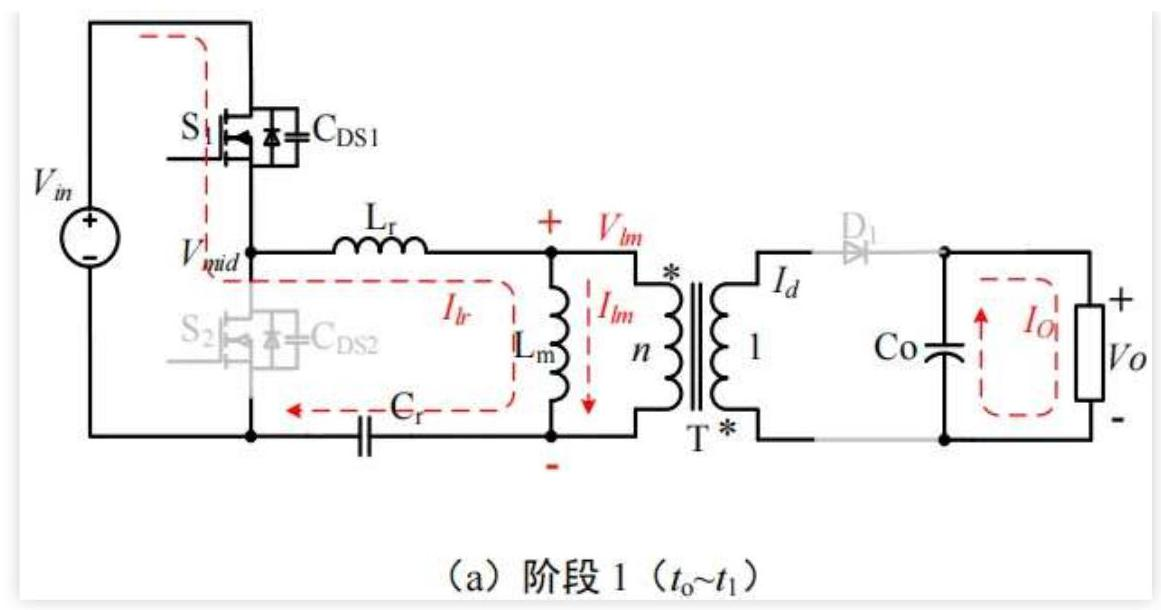
#> input picture AHB反激式原理介绍_配图/fig03_阶段1_t0-t1.jpg, 1161 x 610 px
$ python extract-red-layer.py
#> lines starting #> are read from the running program, lines starting #| are printed output that depends on the picture; after the words box and inside, x2 and y2 are one past the last pixel; in counts of white or black regions, pixels touching at a corner belong together
# -*- coding: utf-8 -*-
"""从原图提取红色虚线层, 按区域分片(每片独立 x 仿射, y 全图统一),
输出 redlayer/figNN-red-K.png(全尺寸透明 PNG) + redlayer/pieces.json(嵌入参数)。
x_svg = a*x_orig + b ; y_svg = c*y_orig + d
"""
import json
import os
import numpy as np
from PIL import Image
from scipy import ndimage

SRC = os.path.join(os.path.dirname(os.path.abspath(__file__)), "AHB反激式原理介绍_配图")
OUT = os.path.join(os.path.dirname(os.path.abspath(__file__)), "redlayer")
os.makedirs(OUT, exist_ok=True)

FIGS = {
    "fig03": "fig03_阶段1_t0-t1.jpg",
    "fig04": "fig04_阶段2_t1-t2.jpg",
    "fig05": "fig05_阶段3_t2-t3.jpg",
    "fig06": "fig06_阶段4_t3-t4.jpg",
    "fig07": "fig07_阶段5_t4-t5.jpg",
    "fig08": "fig08_阶段6_t5-t7.jpg",
}

MASKS = {
    "fig03": [(535, 205, 650, 252), (596, 285, 645, 330), (438, 288, 472, 330),
              (1018, 296, 1066, 342), (536, 452, 568, 480)],
    "fig04": [(545, 218, 658, 262), (601, 296, 645, 340), (438, 302, 478, 342),
              (1033, 302, 1076, 360), (540, 465, 576, 502)],
    "fig05": [(434, 208, 546, 250), (491, 284, 534, 326), (333, 285, 366, 328),
              (695, 360, 730, 405), (918, 303, 958, 346), (432, 454, 460, 486)],
    "fig06": [(545, 230, 660, 276), (602, 308, 650, 352), (440, 310, 476, 356),
              (812, 388, 848, 432), (1038, 330, 1080, 374), (540, 480, 580, 520),
              (700, 452, 714, 470)],
    "fig07": [(524, 214, 634, 258), (580, 296, 620, 336), (417, 296, 452, 335),
              (781, 362, 816, 407), (1004, 306, 1044, 350), (518, 458, 554, 495)],
    "fig08": [(514, 216, 630, 262), (577, 296, 618, 342), (416, 298, 454, 338),
              (1012, 306, 1034, 346), (1034, 322, 1054, 356), (518, 466, 546, 488)],
}

# 每图: y 全局 (c,d) + 分片 [(rects[(x0,y0,x1,y1)...], a, b), ...]
# rect 之间必须不相交(跨片), 虚线段不被 rect 边界切割
PIECES = {
    "fig03": dict(y=(1.0, 10.0), pieces=[
        ([(0, 0, 218, 290)], 1.0, 0.0),          # S1 环
        ([(218, 240, 700, 440)], 0.7803, 90.0),  # Ilr 环 + Ilm
        ([(700, 240, 1161, 460)], 0.85, 139.0),  # Io 环
    ]),
    "fig04": dict(y=(0.9208, 52.2), pieces=[
        ([(0, 0, 260, 292)], 1.0, 3.0),          # 左上进 Vmid 环
        ([(260, 55, 340, 292)], 1.0, 31.0),      # CDS1 段
        ([(260, 310, 340, 417)], 1.0, 31.0),     # CDS2 段
        ([(180, 292, 340, 310), (340, 285, 700, 440), (0, 417, 340, 440)],
         0.7811, 87.1),                          # Ilr 环 + Ilm
        ([(700, 250, 1179, 445)], 0.9659, 5.5),  # Io 环
    ]),
    "fig05": dict(y=(1.0743, -1.2), pieces=[
        ([(0, 240, 560, 440)], 0.6415, 226.5),   # Ilr 环 + Ilm
        ([(560, 240, 1060, 440)], 1.0304, 12.6), # Id + Io 环
    ]),
    "fig06": dict(y=(0.919, 36.8), pieces=[
        ([(0, 240, 700, 470)], 1.1518, -23.9),   # Ilr 环 + Ilm
        ([(700, 250, 1185, 470)], 0.95, 26.4),   # Id + Io 环
    ]),
    "fig07": dict(y=(1.0722, -11.4), pieces=[
        ([(0, 0, 260, 280)], 1.0, 5.0),          # 左上环
        ([(260, 40, 340, 300)], 1.0, 4.0),       # CDS1 段
        ([(260, 300, 340, 430)], 1.0, 4.0),      # CDS2 段
        ([(180, 282, 700, 440), (0, 400, 180, 440)], 1.0877, 37.9),  # Ilr 环 + Ilm
        ([(700, 240, 1162, 440)], 0.8667, 119.8),  # Id + Io 环
    ]),
    "fig08": dict(y=(1.0604, -8.4), pieces=[
        ([(0, 0, 260, 300)], 1.0, 5.0),          # 左上环
        ([(180, 280, 700, 445), (0, 400, 180, 445)], 1.0993, 32.3),  # Ilr 环 + Ilm
        ([(700, 250, 1153, 445)], 0.7711, 249.6),  # Io 环
    ]),
}

RED_RGB = (192, 57, 43)


def extract(name):
#> called with name = 'fig03'
    img = np.asarray(Image.open(os.path.join(SRC, FIGS[name])).convert("RGB")).astype(np.int16)
    H, W = img.shape[:2]
    r, g, b = img[..., 0], img[..., 1], img[..., 2]
    redness = r - (g + b) / 2.0
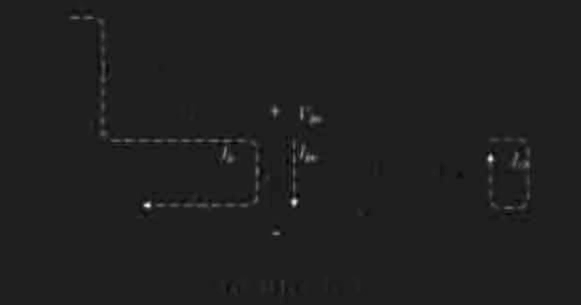
#> redness: shape (610, 1161) float64 (shown at 1/2 size); min -28.5, max 205, mean 0.6; drawn with min black and max white
    m = (redness > 22) & (r > 125)
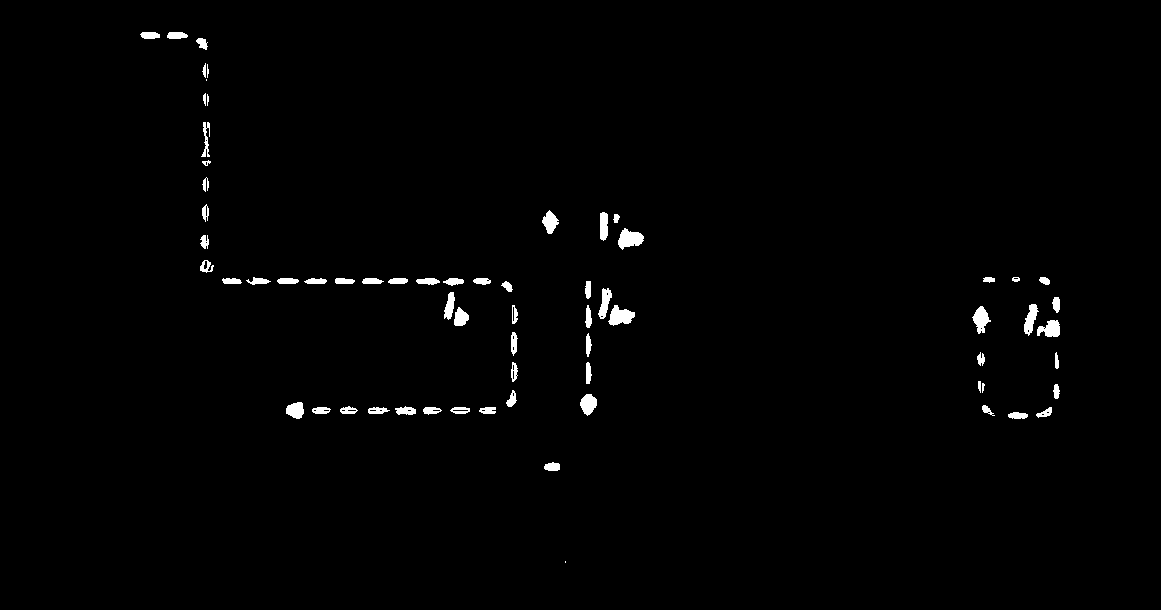
#> m: shape (610, 1161) bool; 1.1% white; 67 white regions (4 under 20 px), largest, box (x1, y1, x2, y2) and area: (618, 228, 644, 250) 358, (608, 305, 635, 326) 348, (972, 306, 991, 334) 291
    lab, n = ndimage.label(m)
#> lab: shape (610, 1161) int32; 74 distinct labels, from 0 to 73
#> n = 73
    if n:
        sizes = ndimage.sum(m, lab, range(1, n + 1))
#> sizes = 73 values, max 358 at index 19, min 1 at index 3, mean 104.4
        kill = {i + 1 for i, s in enumerate(sizes) if s < 6}
#> kill = 6 items
        if kill:
            m[np.isin(lab, list(kill))] = False
    alpha = np.clip((redness - 10) / 38.0, 0, 1) * 255
    alpha[~m] = 0
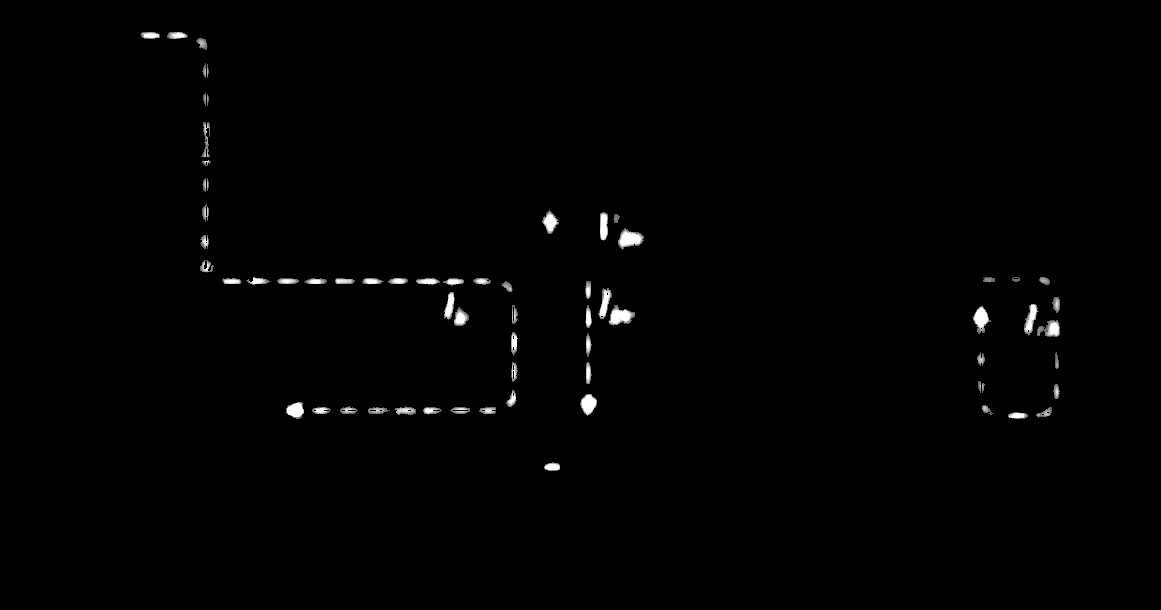
#> alpha: shape (610, 1161) float64; min 0, max 255, mean 1.9
    for (x0, y0, x1, y1) in MASKS[name]:
        alpha[y0:y1, x0:x1] = 0
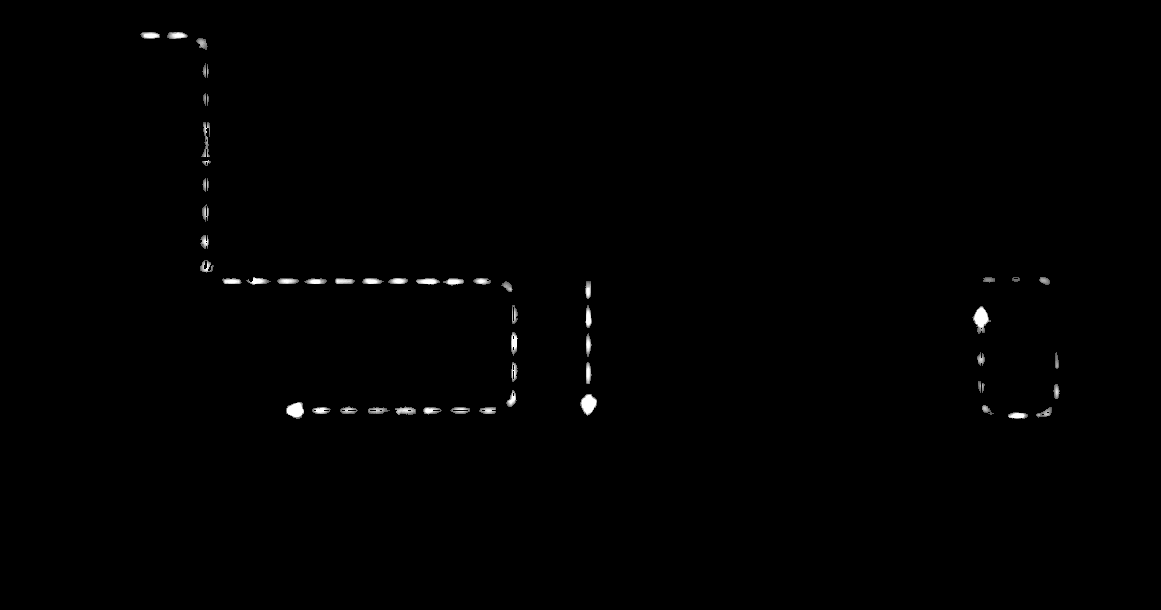
#> alpha: shape (610, 1161) float64; 0.36% of pixels changed, all inside (x1, y1, x2, y2) = (444, 210, 1060, 471)

    cfg = PIECES[name]
    c, d = cfg["y"]
    meta = []
    for k, (rects, a, bb) in enumerate(cfg["pieces"]):
        pm = np.zeros((H, W), bool)
        for (x0, y0, x1, y1) in rects:
            pm[y0:y1, x0:x1] = True
        pa = np.where(pm, alpha, 0).astype(np.uint8)
        rgba = np.zeros((H, W, 4), dtype=np.uint8)
        rgba[..., 0], rgba[..., 1], rgba[..., 2] = RED_RGB
        rgba[..., 3] = pa
        fn = f"{name}-red-{k}.png"
        Image.fromarray(rgba).save(os.path.join(OUT, fn))
        meta.append(dict(file=fn, x=bb, y=d, w=a * W, h=c * H))
        # 预览(白底)
        bg = np.full((H, W, 3), 255, np.uint8)
        af = pa[..., None].astype(np.float32) / 255
        comp = (rgba[..., :3] * af + bg * (1 - af)).astype(np.uint8)
        Image.fromarray(comp).save(os.path.join(OUT, f"{name}-red-{k}-preview.png"))
#> this loop made 3 passes
#> pass 1, in extract, `Image.fromarray(rgba).save(os.path.join(OUT, fn))`:
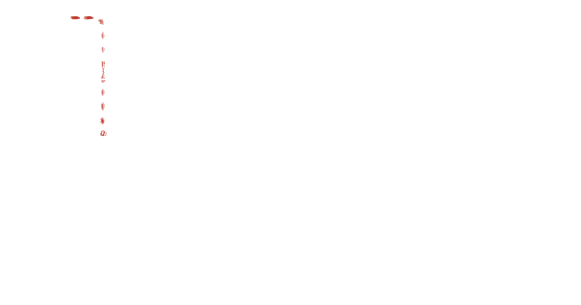
#> saved as fig03-red-0.png: PIL image 1161x610 RGBA (shown at 1/2 size); mean R, G, B, A 192, 57, 43, 0.2; transparent parts drawn white
#> after the loop:
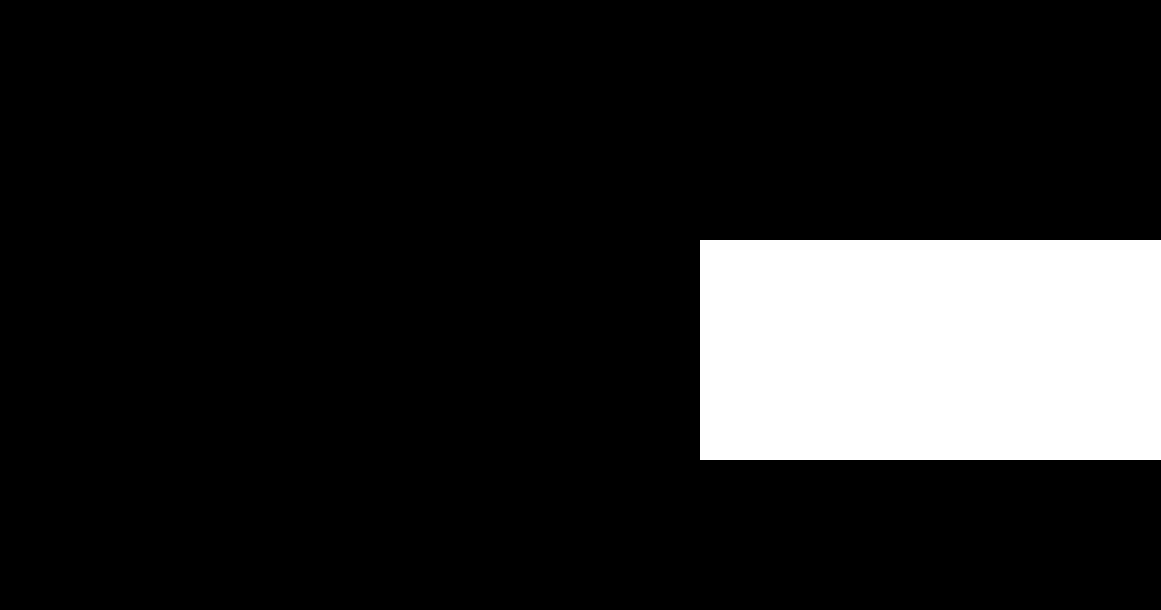
#> pm: shape (610, 1161) bool; 14.3% white; 1 white region, box (x1, y1, x2, y2) and area: (700, 240, 1161, 460) 101420
#> after the loop, meta = 3 items
    json.dump(meta, open(os.path.join(OUT, f"{name}-pieces.json"), "w"))
    print(name, "pieces:", len(meta))
#| fig03 pieces: 3


if __name__ == "__main__":
    for k in FIGS:
        extract(k)
#> pass 2 of the loop `for k in FIGS:`:
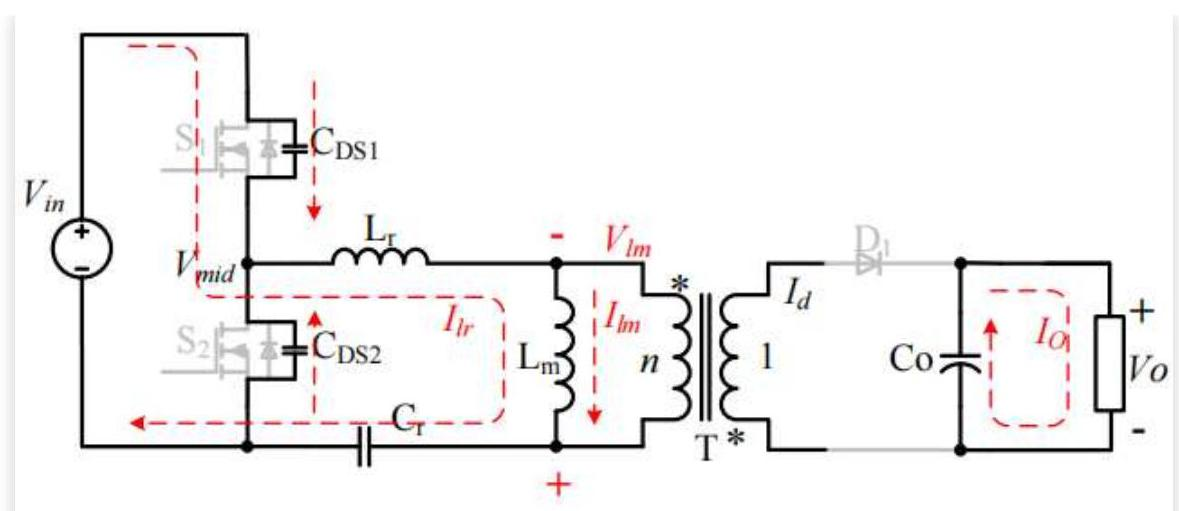
#> input picture AHB反激式原理介绍_配图/fig04_阶段2_t1-t2.jpg, 1179 x 511 px
#> img: shape (511, 1179, 3) int16
#> r: shape (511, 1179) int16
#> g: shape (511, 1179) int16
#> b: shape (511, 1179) int16
#> redness: shape (511, 1179) float64
#> in extract (call 2), `lab, n = ndimage.label(m)`:
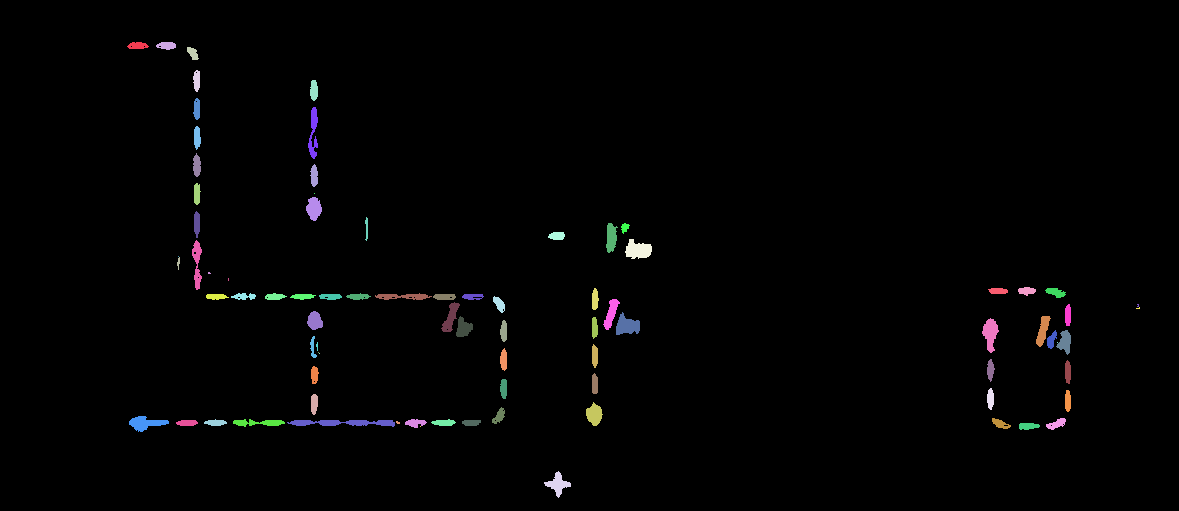
#> lab: shape (511, 1179) int32; 84 distinct labels, from 0 to 83; one colour per label, 0 black
#> n = 83
#> sizes = 83 values, max 487 at index 77, min 1 at index 11, mean 136.3
#> kill = 10 items
#> after the loop in extract (call 2), `for k, (rects, a, bb) in enumerate(cfg["pieces"]):`:
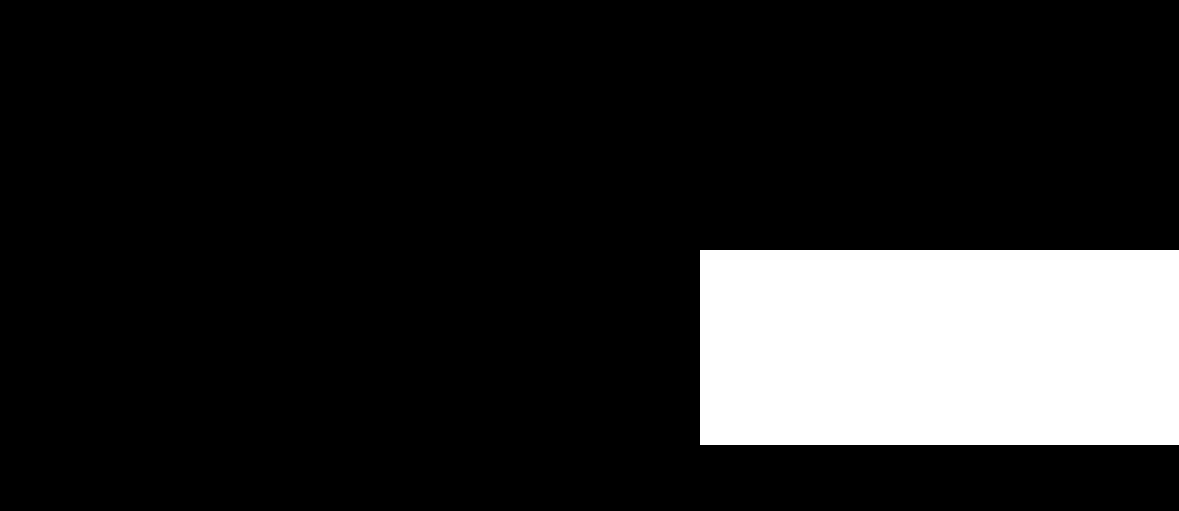
#> pm: shape (511, 1179) bool; 15.5% white; 1 white region, box (x1, y1, x2, y2) and area: (700, 250, 1179, 445) 93405
#> after the loop in extract (call 2), `for k, (rects, a, bb) in enumerate(cfg["pieces"]):`: meta = 5 items
#| fig04 pieces: 5
#> pass 3 of the loop `for k in FIGS:`:
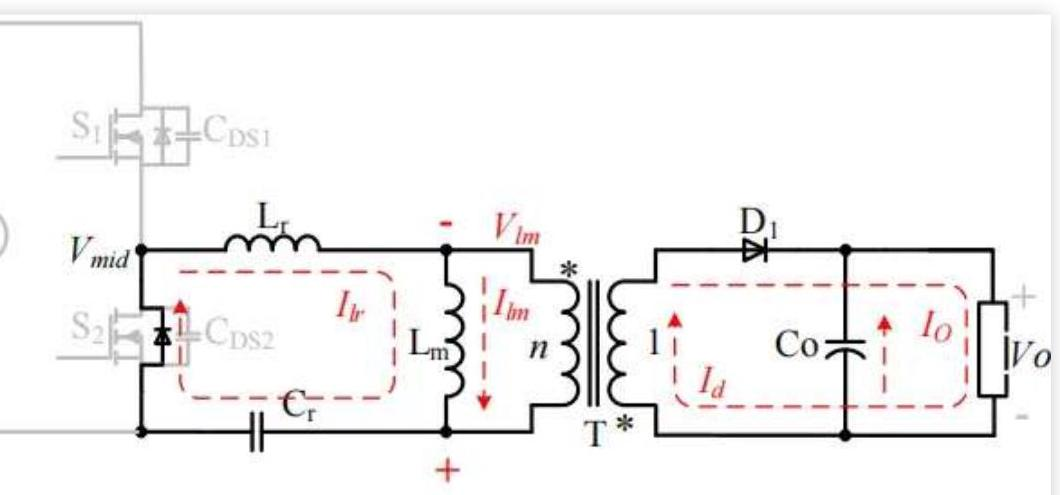
#> input picture AHB反激式原理介绍_配图/fig05_阶段3_t2-t3.jpg, 1060 x 495 px
#> img: shape (495, 1060, 3) int16
#> r: shape (495, 1060) int16
#> g: shape (495, 1060) int16
#> b: shape (495, 1060) int16
#> redness: shape (495, 1060) float64
#> in extract (call 3), `m = (redness > 22) & (r > 125)`:
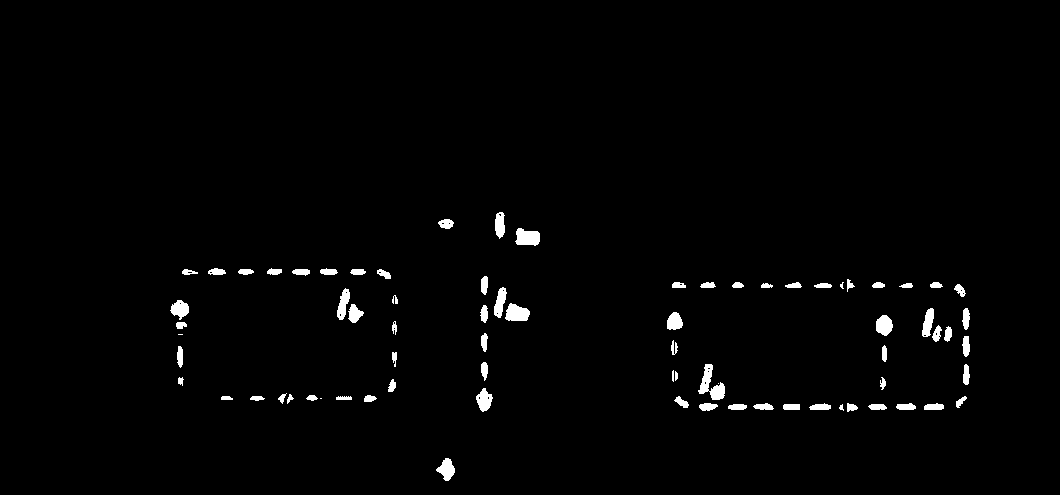
#> m: shape (495, 1060) bool; 1.5% white; 77 white regions (4 under 20 px), largest, box (x1, y1, x2, y2) and area: (698, 364, 725, 400) 441, (515, 228, 540, 246) 344, (505, 303, 530, 321) 332
#> in extract (call 3), `lab, n = ndimage.label(m)`:
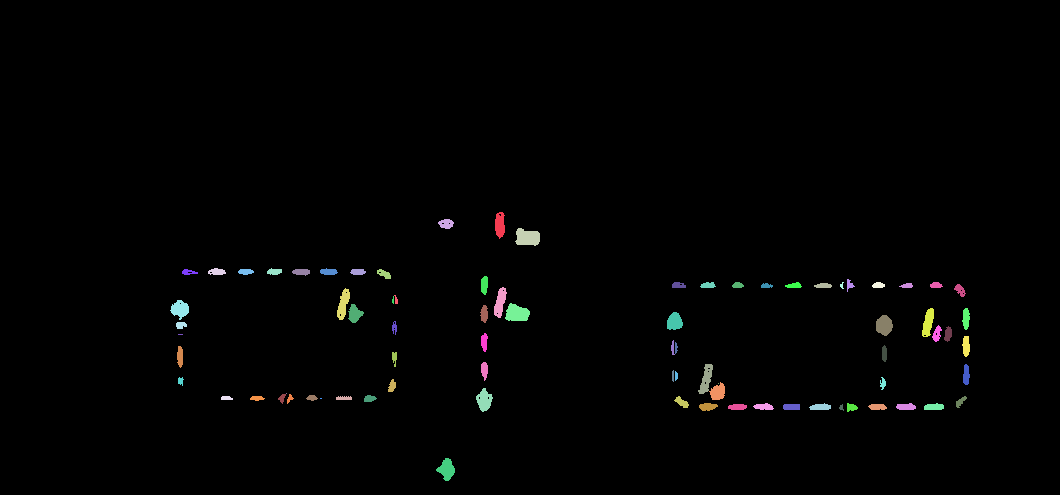
#> lab: shape (495, 1060) int32; 82 distinct labels, from 0 to 81; one colour per label, 0 black
#> n = 81
#> sizes = 81 values, max 344 at index 2, min 1 at index 57, mean 98.79
#> kill = 4 items
#> after the loop in extract (call 3), `for k, (rects, a, bb) in enumerate(cfg["pieces"]):`: meta = 2 items
#| fig05 pieces: 2
#> the loop made 6 passes; the first 3 are shown
